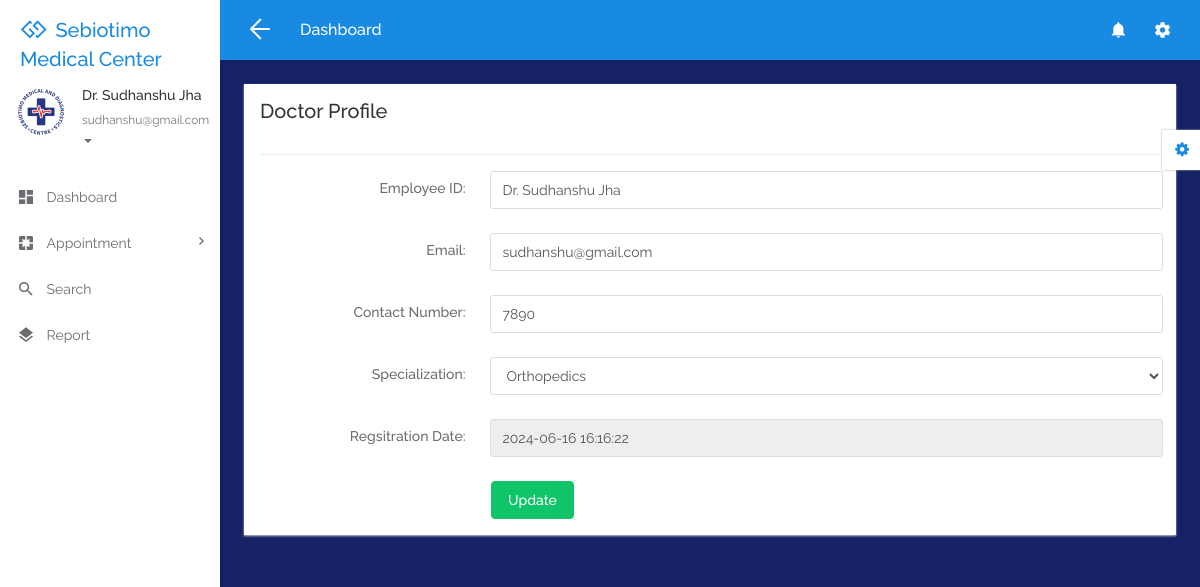
/doctor/profile.php (signed in), run on the app's committed database.
### tables this page shows
CREATE TABLE `tbldoctor` (
  `ID` int(5) NOT NULL,
  `FullName` varchar(250) DEFAULT NULL,
  `MobileNumber` bigint(10) DEFAULT NULL,
  `Email` varchar(250) DEFAULT NULL,
  `Specialization` varchar(250) DEFAULT NULL,
  `Password` varchar(259) DEFAULT NULL,
  `CreationDate` timestamp NULL DEFAULT current_timestamp()
);

CREATE TABLE `tblspecialization` (
  `ID` int(5) NOT NULL,
  `Specialization` varchar(250) DEFAULT NULL,
  `CreationDate` timestamp NULL DEFAULT current_timestamp()
);

### doctor/profile.php (the view, shortened to what this page needs)
<?php
include('includes/dbconnection.php');
if (strlen($_SESSION['damsid']==0)) {
  header('location:logout.php');
  } else{
  ?>
<!DOCTYPE html>
<html lang="en">
<head>
  <link rel="stylesheet" href="libs/bower/font-awesome/css/font-awesome.min.css">
  <link rel="stylesheet" href="libs/bower/material-design-iconic-font/dist/css/material-design-iconic-font.css">
  <link rel="stylesheet" href="libs/bower/animate.css/animate.min.css">
  <link rel="stylesheet" href="libs/bower/fullcalendar/dist/fullcalendar.min.css">
  <link rel="stylesheet" href="libs/bower/perfect-scrollbar/css/perfect-scrollbar.css">
  <link rel="stylesheet" href="assets/css/bootstrap.css">
  <link rel="stylesheet" href="assets/css/core.css">
  <link rel="stylesheet" href="assets/css/app.css">
</head>
<body class="menubar-left menubar-unfold menubar-light theme-primary">
<?php include_once('includes/header.php');?>
<?php include_once('includes/sidebar.php');?>
<main id="app-main" class="app-main">
  <div class="wrap">
  <section class="app-content">
    <div class="row">
      <div class="col-md-12">
        <div class="widget">
          <header class="widget-header">
            <h3 class="widget-title">Doctor Profile</h3>
          </header>
          <hr class="widget-separator">
          <div class="widget-body">
            <?php
$did=$_SESSION['damsid'];
$sql="SELECT tbldoctor.*,tblspecialization.ID as sid,tblspecialization.Specialization as sssp from  tbldoctor join tblspecialization on tblspecialization.ID=tbldoctor.Specialization where tbldoctor.ID=:did";
$query = $dbh -> prepare($sql);
$query->bindParam(':did',$did,PDO::PARAM_STR);
$query->execute();
$results=$query->fetchAll(PDO::FETCH_OBJ);
if($query->rowCount() > 0)
{
foreach($results as $row)
{               ?>
            <form class="form-horizontal" method="post">
              <div class="form-group">
                <label for="exampleTextInput1" class="col-sm-3 control-label">Employee ID:</label>
                <div class="col-sm-9">
                  <input id="fname" type="text" class="form-control" placeholder="Full Name" name="fname" required="true" value="<?php  echo $row->FullName;?>">
                </div>
              </div>
              <div class="form-group">
                <label for="email2" class="col-sm-3 control-label">Email:</label>
                <div class="col-sm-9">
                  <input type="email" class="form-control" id="email" name="email" value="<?php  echo $row->Email;?>" required='true'>
                </div>
              </div>
               <div class="form-group">
                <label for="email2" class="col-sm-3 control-label">Contact Number:</label>
                <div class="col-sm-9">
                  <input type="text" class="form-control" id="email2" name="mobilenumber" value="<?php  echo $row->MobileNumber;?>" required='true' maxlength='10'>
                </div>
              </div>
              <div class="form-group">
                <label for="email2" class="col-sm-3 control-label">Specialization:</label>
                <div class="col-sm-9">
                  <select class="form-control" name="specializationid">
        <option value="<?php  echo htmlentities($row->ID);?>"><?php  echo htmlentities($row->sssp);?></option>
        <?php
$sql1="SELECT * from tblspecialization";
$query1 = $dbh -> prepare($sql1);
$query1->execute();
$results1=$query1->fetchAll(PDO::FETCH_OBJ);
$cnt=1;
if($query1->rowCount() > 0)
{
foreach($results1 as $row1)
{               ?>
        <option value="<?php  echo htmlentities($row1->ID);?>"><?php  echo htmlentities($row1->Specialization);?></option><?php $cnt=$cnt+1;}} ?>
      </select>
                </div>
              </div>
              <div class="form-group">
                <label for="email2" class="col-sm-3 control-label">Regsitration Date:</label>
                <div class="col-sm-9">
                  <input type="text" class="form-control" id="email2" name="" value="<?php  echo $row->CreationDate;?>" readonly="true">
                </div>
              </div>
             <?php $cnt=$cnt+1;}} ?>
              <div class="row">
                <div class="col-sm-9 col-sm-offset-3">
                  <button type="submit" class="btn btn-success" name="submit">Update</button>
                </div>
              </div>
            </form>
          </div>
        </div>
      </div>
    </div>
  </section>
</div>
</main>
<?php include_once('includes/customizer.php');?>
</body>
</html>
<?php }  ?>

### doctor/includes/header.php (shortened to what this page needs)
<body style="background-color: #152265;">
<nav id="app-navbar" class="navbar navbar-inverse navbar-fixed-top primary">
  <div class="navbar-header">
    <a href="dashboard.php" class="navbar-brand">
      <span class="brand-icon"><i class="fa fa-gg"></i></span>
      <span class="brand-name">Sebiotimo Medical Center</span>
    </a>
  </div>
  <div class="navbar-container container-fluid">
    <div class="collapse navbar-collapse" id="app-navbar-collapse">
      <ul class="nav navbar-toolbar navbar-toolbar-left navbar-left">
        <li class="hidden-float hidden-menubar-top">
          <a href="javascript:void(0)" role="button" id="menubar-fold-btn" class="hamburger hamburger--arrowalt is-active js-hamburger">
            <span class="hamburger-box"><span class="hamburger-inner"></span></span>
          </a>
        </li>
        <li>
          <h5 class="page-title hidden-menubar-top hidden-float">Dashboard</h5>
        </li>
      </ul>
      <ul class="nav navbar-toolbar navbar-toolbar-right navbar-right">
        <li class="dropdown">
          <a href="#" class="dropdown-toggle" data-toggle="dropdown" role="button" aria-haspopup="true" aria-expanded="false"><i class="zmdi zmdi-hc-lg zmdi-notifications"></i></a>
        </li>
        <li class="dropdown">
          <a href="javascript:void(0)" class="dropdown-toggle" data-toggle="dropdown" role="button" aria-haspopup="true" aria-expanded="false"><i class="zmdi zmdi-hc-lg zmdi-settings"></i></a>
        </li>
      </ul>
    </div>
  </div>
</nav>

### doctor/includes/sidebar.php (shortened to what this page needs)
<aside id="menubar" class="menubar light">
  <div class="app-user">
    <div class="media">
      <div class="media-left">
        <div class="avatar avatar-md avatar-circle">
          <a href="javascript:void(0)"><img class="img-responsive" src="../image/logo.png" alt="avatar"/></a>
        </div>
      </div>
      <div class="media-body">
        <div class="foldable">
          <?php
$eid=$_SESSION['damsid'];
$sql="SELECT FullName,Email from  tbldoctor where ID=:eid";
$query = $dbh -> prepare($sql);
$query->bindParam(':eid',$eid,PDO::PARAM_STR);
$query->execute();
$results=$query->fetchAll(PDO::FETCH_OBJ);
foreach($results as $row)
{
$email=$row->Email;
$fname=$row->FullName;
}   ?>
          <h5><a href="javascript:void(0)" class="username"><?php  echo $fname ;?></a></h5>
          <ul>
            <li class="dropdown">
              <a href="javascript:void(0)" class="dropdown-toggle usertitle" data-toggle="dropdown" aria-haspopup="true" aria-expanded="false">
                <small><?php  echo $email;?></small>
                <span class="caret"></span>
              </a>
            </li>
          </ul>
        </div>
      </div>
    </div>
  </div>
  <div class="menubar-scroll">
    <div class="menubar-scroll-inner">
      <ul class="app-menu">
        <li class="has-submenu">
          <a href="dashboard.php">
            <i class="menu-icon zmdi zmdi-view-dashboard zmdi-hc-lg"></i>
            <span class="menu-text">Dashboard</span>
          </a>
        </li>
       <li class="has-submenu">
          <a href="javascript:void(0)" class="submenu-toggle">
            <i class="menu-icon zmdi zmdi-pages zmdi-hc-lg"></i>
            <span class="menu-text">Appointment</span>
            <i class="menu-caret zmdi zmdi-hc-sm zmdi-chevron-right"></i>
          </a>
        </li>
        <li>
          <a href="search.php">
            <i class="menu-icon zmdi zmdi-search zmdi-hc-lg"></i>
            <span class="menu-text">Search</span>
          </a>
        </li>
        <li>
          <a href="appointment-bwdates.php">
            <i class="menu-icon zmdi zmdi-layers zmdi-hc-lg"></i>
            <span class="menu-text">Report</span>
          </a>
        </li>
      </ul>
    </div>
  </div>
</aside>

### doctor/includes/customizer.php (shortened to what this page needs)
<div id="app-customizer" class="app-customizer">
  <a href="javascript:void(0)"
    class="app-customizer-toggle theme-color"
    data-toggle="class"
    data-class="open"
    data-active="false"
    data-target="#app-customizer">
    <i class="fa fa-gear"></i>
  </a>
</div>

### data on the page
tbldoctor: FullName "Dr. Sudhanshu Jha", Email "sudhanshu@gmail.com", fname "Dr. Sudhanshu Jha", email "sudhanshu@gmail.com", mobilenumber "7890", specializationid "Orthopedics", CreationDate "2024-06-16 16:16:22"
